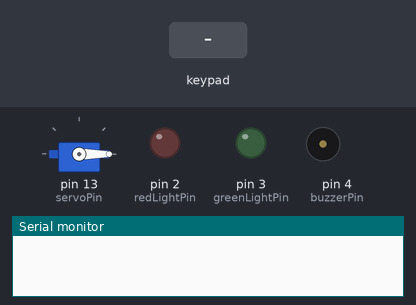
Simulated run of this sketch. Board: Arduino Uno, built with avr-gcc and run on an emulated ATmega328P. Shown: servo, output pins drawn as LEDs (lit = HIGH), buzzer (waves = sounding), the last lines printed to the serial monitor. The test bench sets the inputs (shaded band). Pins used as bus, display or sensor lines are not drawn.

Above: at 1.2 s.
1.3 s: key '#' pressed
At 1.35 s:
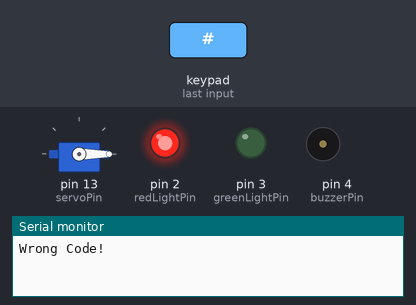
4.3 s: keypad keys 1 2 3 4 # pressed 0.4 s apart
At 6.15 s:
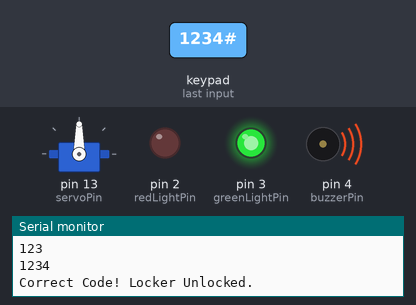
At 7.0 s:
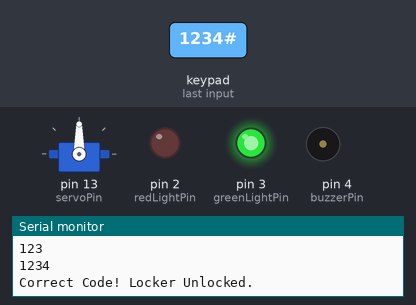
Timing chart, 0 to 12.4 s (numbered marks = the images above; inputs shaded):
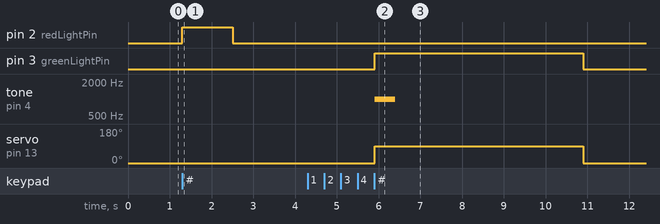

The sketch:

kodepintu.ino
```cpp
#include <Servo.h>   // Library untuk servo
#include <Keypad.h>  // Library untuk keypad

// Konfigurasi servo
Servo myServo;
const int servoPin = 13; // Pin servo

// Konfigurasi buzzer
const int buzzerPin = 4; // Pin buzzer

// Konfigurasi lampu
const int greenLightPin = 3; // Pin lampu hijau
const int redLightPin = 2;   // Pin lampu merah

// Konfigurasi keypad
const byte ROWS = 4; // Jumlah baris keypad
const byte COLS = 4; // Jumlah kolom keypad
char keys[ROWS][COLS] = {
  {'1', '2', '3', 'A'},
  {'4', '5', '6', 'B'},
  {'7', '8', '9', 'C'},
  {'*', '0', '#', 'D'}
};
byte rowPins[ROWS] = {9, 8, 7, 6}; // Pin baris
byte colPins[COLS] = {5, 10, 11, 12}; // Pin kolom

Keypad keypad = Keypad(makeKeymap(keys), rowPins, colPins, ROWS, COLS);

// Kode untuk membuka loker
String correctCode = "1234"; // Kode default
String inputCode = "";

void setup() {
  myServo.attach(servoPin);      // Hubungkan servo
  myServo.write(0);              // Posisi awal servo (terkunci)
  pinMode(buzzerPin, OUTPUT);    // Konfigurasi buzzer
  pinMode(greenLightPin, OUTPUT); // Konfigurasi lampu hijau
  pinMode(redLightPin, OUTPUT);   // Konfigurasi lampu merah
  digitalWrite(buzzerPin, LOW);  // Matikan buzzer
  digitalWrite(greenLightPin, LOW); // Matikan lampu hijau
  digitalWrite(redLightPin, LOW);   // Matikan lampu merah
  Serial.begin(9600); // Untuk debugging
}

void loop() {
  char key = keypad.getKey();

  if (key) {
    if (key == '#') { // Tombol '#' untuk mengonfirmasi kode
      if (inputCode == correctCode) {
        unlockLocker(); // Fungsi buka loker
      } else {
        wrongCodeAlert(); // Fungsi peringatan
      }
      inputCode = ""; // Reset input kode
    } else if (key == '*') { // Tombol '*' untuk menghapus input
      inputCode = "";
      Serial.println("Input cleared");
    } else {
      inputCode += key; // Tambahkan input ke kode
      Serial.println(inputCode);
    }
  }
}

// Fungsi untuk membuka loker
void unlockLocker() {
  Serial.println("Correct Code! Locker Unlocked.");
  digitalWrite(greenLightPin, HIGH); // Nyalakan lampu hijau
  tone(buzzerPin, 1000, 500);        // Buzzer bunyi sebentar
  myServo.write(90);                 // Servo bergerak membuka
  delay(5000);                       // Tunggu 5 detik
  myServo.write(0);                  // Servo kembali terkunci
  digitalWrite(greenLightPin, LOW);  // Matikan lampu hijau
}

// Fungsi untuk peringatan kode salah
void wrongCodeAlert() {
  Serial.println("Wrong Code!");
  digitalWrite(redLightPin, HIGH); // Nyalakan lampu merah
  for (int i = 0; i < 6; i++) {    // Buzzer bunyi cepat 6 kali
    digitalWrite(buzzerPin, HIGH);
    delay(100);                    // Durasi bunyi
    digitalWrite(buzzerPin, LOW);
    delay(100);                    // Jeda
  }
  digitalWrite(redLightPin, LOW);  // Matikan lampu merah
}
```

Measured:
- after the input at 1.3 s, pin 2 (redLightPin): LOW → HIGH at once, → LOW 1.2 s later
- after the input at 4.3 s, pin 3 (greenLightPin): LOW → HIGH after 1.6 s, → LOW 5.0 s later; tone on pin 4 (buzzerPin): silent → 1000 Hz after 1.6 s, → silent 0.50 s later; servo on pin 13 (servoPin): 0° → 90° after 1.6 s, → 0° 5.0 s later
